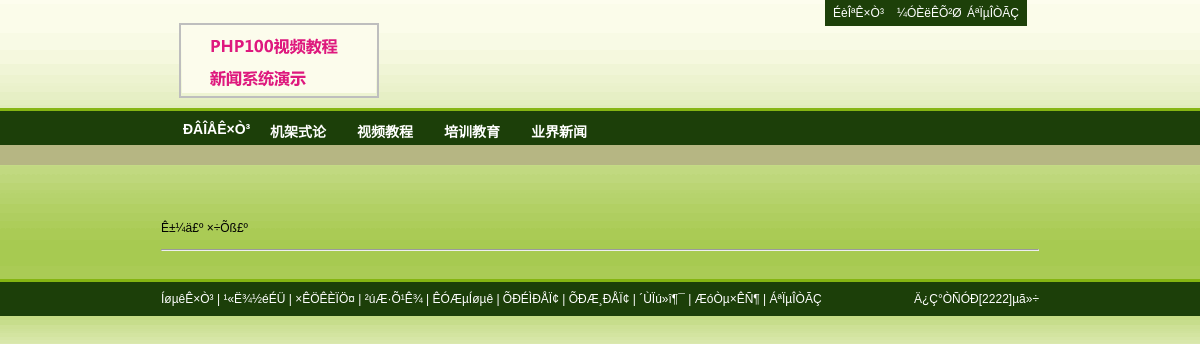
The app's page /PHPnew/view.php with its own data.
### tables this page shows
CREATE TABLE `p_newsclass` (
  `id` int(11) NOT NULL auto_increment COMMENT '分类id',
  `f_id` int(11) NOT NULL COMMENT '父id',
  `name` varchar(25) NOT NULL COMMENT '分类名称',
  `keywrod` varchar(100) NOT NULL COMMENT '关键字',
  `remark` varchar(100) NOT NULL COMMENT '备注',
  PRIMARY KEY  (`id`)
);

### PHPnew/view.php (called while the page is built, shortened)
<?php
include_once ('global.php');
$sql = "SELECT * FROM `p_newsclass` where f_id=0 order by id DESC";
$query = $db->query($sql);
while ($row_class = $db->fetch_array($query)) {
	$sm_class[] = array (
		"name" => $row_class[name],
		"id" => $row_class[id]
	);
}
$smarty->assign("sm_class", $sm_class);
$sql = "SELECT * FROM p_config";
$query = $db->query($sql);
while ($row_config = $db->fetch_array($query)) {
	$sm_config[] = $row_config[values];
}
$smarty->assign("sm_config", $sm_config);
$smarty->assign("row_news",$row_news);
$smarty->display("view.htm");
?>

### PHPnew/common/mysql.class.php (called while the page is built, shortened)
<?php
class mysql {
	private $db_host;
	private $db_user;
	private $db_pwd;
	private $conn;
	private $result;
	private $show_error = true;
	public function __construct($db_host, $db_user, $db_pwd, $db_database, $conn, $coding) {
		$this->db_host = $db_host;
		$this->db_user = $db_user;
		$this->db_pwd = $db_pwd;
		$this->conn = $conn;
	}
	public function connect() {
		if ($this->conn == "pconn") {
			$this->conn = mysql_pconnect($this->db_host, $this->db_user, $this->db_pwd);
		} else {
			$this->conn = mysql_connect($this->db_host, $this->db_user, $this->db_pwd);
		}
	}
	public function query($sql) {
		$this->sql = $sql;
		$result = mysql_query($this->sql, $this->conn);
		if (!$result) {
			if ($this->show_error) {
				$this->show_error("´íÎóSQLÓï¾ä£º", $this->sql);
			}
		} else {
			$this->result = $result;
		}
		return $this->result;
	}
}
?>

### PHPnew/templates_c/%%7C^7C8^7C810FFC%%view.htm.php (the view, shortened to what this page needs)
<!DOCTYPE html PUBLIC "-//W3C//DTD XHTML 1.0 Transitional//EN" "http://www.w3.org/TR/xhtml1/DTD/xhtml1-transitional.dtd">
<html xmlns="http://www.w3.org/1999/xhtml">
<head>
<link href="<?php echo $this->_tpl_vars['t_dir']; ?>
css/common.css" rel="stylesheet" type="text/css" />
<link href="<?php echo $this->_tpl_vars['t_dir']; ?>
css/layout.css" rel="stylesheet" type="text/css" />
<link href="<?php echo $this->_tpl_vars['t_dir']; ?>
css/red.css" rel="stylesheet" type="text/css" />
</head>
<body>
<div class="content border_bottom">
	 <ul id="sub_nav">
		 <li><a href="<?php echo $this->_tpl_vars['sm_config'][0]; ?>
">ÉèÎªÊ×Ò³</a></li>
		 <li><a href="#">¼ÓÈëÊÕ²Ø</a></li>
		 <li class="nobg"><a href="#">ÁªÏµÎÒÃÇ</a></li>
	 </ul>
	      <img src="<?php echo $this->_tpl_vars['t_dir']; ?>
img/logo.gif" alt="¾ÓÈ»Ö®¼Ò" name="logo" width="200" height="75" id="logo" /><br class="clear" />
</div>
<div class="content dgreen-bg">
     <div class="content">
	 <ul id="main_nav">
		 <li class="nobg"><a href="index.php">ÐÂÎÅÊ×Ò³</a></li>
		<?php unset($this->_sections['l']);
$this->_sections['l']['name'] = 'l';
$this->_sections['l']['loop'] = is_array($_loop=$this->_tpl_vars['sm_class']) ? count($_loop) : max(0, (int)$_loop); unset($_loop);
$this->_sections['l']['show'] = true;
$this->_sections['l']['max'] = $this->_sections['l']['loop'];
$this->_sections['l']['step'] = 1;
$this->_sections['l']['start'] = $this->_sections['l']['step'] > 0 ? 0 : $this->_sections['l']['loop']-1;
if ($this->_sections['l']['show']) {
    $this->_sections['l']['total'] = $this->_sections['l']['loop'];
} else
    $this->_sections['l']['total'] = 0;
if ($this->_sections['l']['show']):
            for ($this->_sections['l']['index'] = $this->_sections['l']['start'], $this->_sections['l']['iteration'] = 1;
                 $this->_sections['l']['iteration'] <= $this->_sections['l']['total'];
                 $this->_sections['l']['index'] += $this->_sections['l']['step'], $this->_sections['l']['iteration']++):
$this->_sections['l']['rownum'] = $this->_sections['l']['iteration'];
$this->_sections['l']['index_prev'] = $this->_sections['l']['index'] - $this->_sections['l']['step'];
$this->_sections['l']['index_next'] = $this->_sections['l']['index'] + $this->_sections['l']['step'];
$this->_sections['l']['first']      = ($this->_sections['l']['iteration'] == 1);
$this->_sections['l']['last']       = ($this->_sections['l']['iteration'] == $this->_sections['l']['total']);
?>
		 <li><a href="list.php?cid=<?php echo $this->_tpl_vars['sm_class'][$this->_sections['l']['index']]['id']; ?>
"><?php echo $this->_tpl_vars['sm_class'][$this->_sections['l']['index']]['name']; ?>
</a></li>
		<?php endfor; endif; ?>
	 </ul><br class="clear" />
	 </div>
</div>
<div class="content"><br />
     <h2> <?php echo $this->_tpl_vars['row_news'][2]; ?>
<br />
       <br />
     </h2>
     Ê±¼ä£º<?php echo $this->_tpl_vars['row_news'][4]; ?>
 ×÷Õß£º<?php echo $this->_tpl_vars['row_news'][3]; ?>
<br />
     <br />
     <hr />
     <br />
     <br class="clear" />
</div>
<div id="about">
     <div class="content">
	      <span class="left"><a href="#">ÍøµêÊ×Ò³</a> | <a href="#">¹«Ë¾½éÉÜ</a> | <a href="#">×ÊÖÊÈÏÖ¤</a> | <a href="#">²úÆ·Õ¹Ê¾</a> | <a href="#">ÊÓÆµÍøµê</a> | <a href="#">ÕÐÉÌÐÅÏ¢</a> | <a href="#">ÕÐÆ¸ÐÅÏ¢</a> | <a href="#">´ÙÏú»î¶¯</a> | <a href="#">ÆóÒµ×ÊÑ¶</a> | <a href="#">ÁªÏµÎÒÃÇ</a></span>
		  <span class="right">Ä¿Ç°ÒÑÓÐ[2222]µã»÷</span>
	 </div>
</div>
<p id="copyright">
</p>
</body>
</html>

### PHPnew/templates/css/common.css (style rules this page uses)
* { margin:0; padding:0; }
body { text-align:center; font:normal 12px "����", Verdana, Arial, Helvetica, sans-serif; }
div,span,p,ul,li,dt,dd,h1,h2,h3,h4,h5,h5,h7 { text-align:left; }
img { border:none; }
ul,li { list-style-type:none; }
a,a:link,a:visited { color:#000; text-decoration:none; }
.left { float: left; }
.right { float: right; }
.nobg { background:none; }

### PHPnew/templates/css/layout.css (style rules this page uses)
.content { MARGIN: 0px auto; WIDTH: 878px }
.border_bottom { POSITION: relative }
#logo { FLOAT: left; MARGIN: 23px 0px 10px 18px; WIDTH: 200px; HEIGHT: 75px }
#sub_nav { RIGHT: 12px; FLOAT: right; WIDTH: 202px; POSITION: absolute; TOP: 0px; HEIGHT: 26px }
#sub_nav LI { PADDING-RIGHT: 5px; MARGIN-TOP: 1px; DISPLAY: inline; PADDING-LEFT: 5px; FLOAT: left; PADDING-BOTTOM: 5px; WIDTH: 57px; PADDING-TOP: 5px; HEIGHT: 12px; TEXT-ALIGN: center }
#sub_nav LI.nobg { BACKGROUND: none transparent scroll repeat 0% 0%; WIDTH: 58px }
#main_nav { DISPLAY: inline; FLOAT: left; MARGIN-LEFT: 10px; WIDTH: 878px; HEIGHT: auto }
#main_nav LI { PADDING-RIGHT: 10px; DISPLAY: block; PADDING-LEFT: 12px; FLOAT: left; PADDING-BOTTOM: 10px; FONT: bold 14px "",sans-serif; WIDTH: 65px; PADDING-TOP: 10px; HEIGHT: 14px }
#main_nav LI.nobg { BACKGROUND: none transparent scroll repeat 0% 0% }
#copyright { PADDING-RIGHT: 0px; PADDING-LEFT: 0px; PADDING-BOTTOM: 15px; MARGIN: 0px auto; WIDTH: 878px; LINE-HEIGHT: 150%; PADDING-TOP: 15px; TEXT-ALIGN: center }

### PHPnew/templates/css/red.css (style rules this page uses)
body { color:#000; background:#FDFDEE url(../img/bg1.gif) 0 0 repeat-x; }
#sub_nav { background-color:#1D4009; }
#sub_nav li { background:transparent url(../img/white-lt.gif) 100% 5px no-repeat; color:#FFF; }
#sub_nav li a:link { color:#FFF; }
.dgreen-bg { background-color:#1C3F09; width:100%; height:34px; border-bottom:20px solid #B6B683; border-top:3px solid #85B512; }
#main_nav li { color:#FFF; background:transparent url(../img/lt2.gif) 0 10px no-repeat; }
#main_nav li a:link { color:#FFF; }
#about { background-color:#1C3F09; width:100%; padding:10px 0 10px 0; height:14px; border-top:3px solid #85B512; text-align:left; color:#FFF; }
#about a:link { color:#FFF; }

### records on screen
p_newsclass: name "视频教程"
p_newsclass: name "培训教育"
p_newsclass: name "业界新闻"

### other values on screen
$this->_tpl_vars['sm_class'][$this->_sections['l']['index']]['name'] "机架式论"
